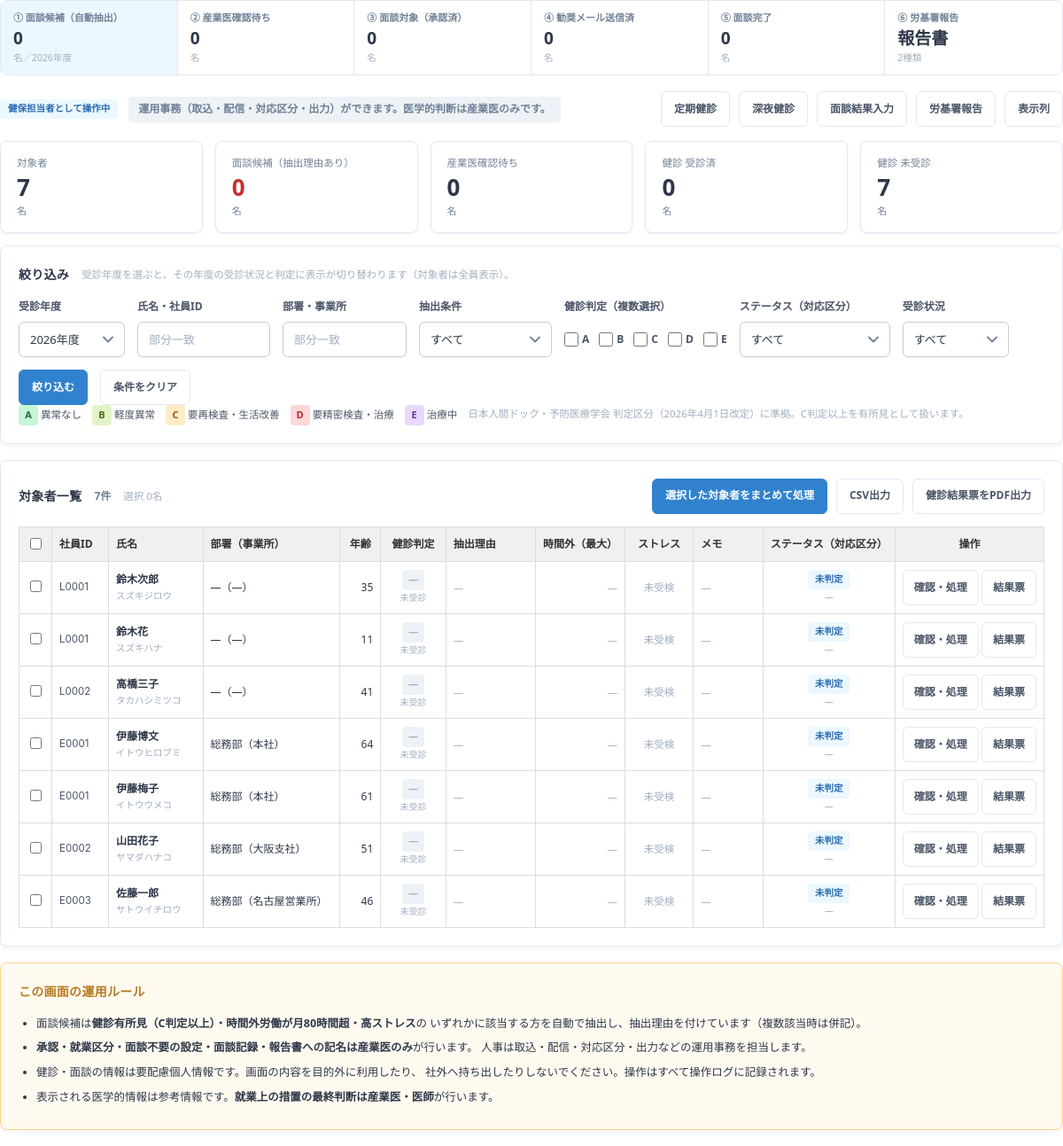
Page /oh/ (signed in) on the committed database.
### tables this page shows
CREATE TABLE member (
  id           INTEGER PRIMARY KEY AUTOINCREMENT,
  kenpo_id     INTEGER NOT NULL REFERENCES kenpo(id),
  company_id   INTEGER REFERENCES company(id),  -- あとから紐づける運用のため任意
  office_id    INTEGER REFERENCES office(id),   -- 所属コードが空の場合は未設定
  dept_id      INTEGER REFERENCES department(id),  -- 部署（事業所の下）。任意
  member_no    TEXT NOT NULL,                  -- 被保険者証番号
  cert_mark    TEXT,                            -- 被保険者証記号
  cert_branch  TEXT,                            -- 被保険者証枝番
  attr         TEXT,                            -- 被保険者属性名
  relation     TEXT,                            -- 続柄名称
  name         TEXT NOT NULL,                   -- 対象者氏名（漢字）
  kana         TEXT,                            -- 対象者氏名（カナ）
  sex          TEXT,
  birth        TEXT,
  qualified_at TEXT,                            -- 資格取得日（家族認定日）
  lost_at      TEXT,                            -- 資格喪失日（家族削除日）
  zip          TEXT,
  address      TEXT,
  address2     TEXT,                            -- 住所（建物名）
  tel          TEXT,
  email        TEXT,
  delivery_code TEXT,                           -- 配付先コード
  employee_code TEXT,                           -- 社員コード
  connect_id   TEXT,
  personal_id  TEXT,                            -- 個人ID
  subscriber_id TEXT,                           -- 加入者ID
  src_company_code TEXT,                        -- 取込時の事業所（企業）コード
  src_office_code  TEXT,                        -- 取込時の所属コード
  created_at   TEXT NOT NULL DEFAULT (datetime('now','localtime')),
  updated_at   TEXT, night_work INTEGER NOT NULL DEFAULT 0,
  -- 本人と家族は同じ被保険者証番号で枝番が異なるため、枝番まで含めて一意にする
  UNIQUE (kenpo_id, cert_mark, member_no, cert_branch)
);

### sanmen.py (the view)
@bp.route("/")
@need("oh.list")
def oh_list():
    acc = H.current_account()
    f = form_filter()
    rows = build_rows(acc, f["fy"], f)
    flow_c = flow_counts(rows)
    rows = apply_row_filter(rows, f)
    total = len(rows)
    done = sum(1 for r in rows if r["exam_date"])
    return render_template("sanmen_list.html", rows=rows, f=f, flow_c=flow_c,
                           cols=visible_cols(acc), total=total, done=done,
                           notdone=total - done, **common(f["fy"]))

### app.py (called while the page is built, shortened)
def get_db():
    if "db" not in g:
        g.db = sqlite3.connect(DB_PATH)
        g.db.row_factory = sqlite3.Row
        g.db.execute("PRAGMA foreign_keys = ON")
    return g.db

def real_account():
    aid = session.get("account_id")
    if not aid:
        return None
    if "real_acc" not in g:
        g.real_acc = get_db().execute(
            "SELECT * FROM account WHERE id=? AND status='active'", (aid,)).fetchone()
    return g.real_acc

def support_kenpo():
    kid = session.get("support_kenpo_id")
    if not kid:
        return None

def current_account():
    me = real_account()
    if not me:
        return None
    if "acc" not in g:
        kenpo = support_kenpo()
        if kenpo:
            acc = dict(me)
            acc.update(role="kenpo_user", view_scope="kenpo_all", kenpo_id=kenpo["id"],
                       company_id=None, is_primary=0, can_download=me["can_download"],
                       name=f"{me['name']}（サポート）", support=True,
                       support_kenpo=kenpo["name"])
            g.acc = acc
        else:
            g.acc = me
    return g.acc

def sub_role(acc):
    if not acc:
        return ""
    try:
        v = acc["sub_role"]
    except (KeyError, IndexError):
        return ""
    return (v or "") if v in SUB_ROLE_LABELS else ""

def is_doctor(acc=None):
    return sub_role(acc if acc is not None else current_account()) == "doctor"

def role_key(acc=None):
    acc = acc if acc is not None else current_account()
    if not acc:
        return ""
    s = sub_role(acc)
    return acc["role"] + ("/" + s if s else "")

def feature_overrides():
    if "features" not in g:
        try:
            g.features = {(r["role_key"], r["feature"]): bool(r["allowed"])
                          for r in get_db().execute(
                              "SELECT role_key, feature, allowed FROM role_feature")}
        except sqlite3.Error:
            g.features = {}
    return g.features

def feature_allowed(key, acc=None):
    acc = acc if acc is not None else current_account()
    if not acc:
        return False
    rk = role_key(acc)
    if key in FIXED_FEATURES:
        return rk == FIXED_FEATURE_ROLE
    if rk == ALL_FEATURE_ROLE:
        return True
    ov = feature_overrides().get((rk, key))
    if ov is not None:
        return ov
    return key in FEATURE_DEFAULTS.get(rk, set())

@app.before_request
def block_by_feature():
    key = ENDPOINT_FEATURES.get(request.endpoint)
    if not key:
        return None

### templates/sanmen_list.html (shortened to what this page needs)
{% extends LAYOUT %}
{% from "_sanmen_flow.html" import flow, legend, sttag, jtag, clip %}
{% block body %}
{{ flow(flow_c, fy, 'list') }}
<div class="link-bar">
  <div class="link-bar-info">
    <span class="st st-role">{{ ROLE_NAME }}として操作中</span>
    {% if CAN_MED %}
    <span class="dest-now ok">承認・就業区分・面談記録・記名ができます</span>
    {% else %}
    <span class="dest-now">運用事務（取込・配信・対応区分・出力）ができます。医学的判断は産業医のみです。</span>
    {% endif %}
  </div>
  <div class="actions">
    <a class="btn-sm" href="{{ url_for('oh.oh_kenshin', fy=fy) }}"
       style="text-decoration:none">定期健診</a>
    <a class="btn-sm" href="{{ url_for('oh.oh_kenshin', fy=fy, kind='深夜') }}"
       style="text-decoration:none">深夜健診</a>
    <a class="btn-sm" href="{{ url_for('oh.oh_interview', fy=fy) }}"
       style="text-decoration:none">面談結果入力</a>
    <a class="btn-sm" href="{{ url_for('oh.oh_report', fy=fy) }}"
       style="text-decoration:none">労基署報告</a>
    <button class="btn-sm" type="button" onclick="ohOpen('ohColModal')">表示列</button>
  </div>
</div>
<div class="rk-row">
  <div class="rk-box"><span class="rk-label">対象者</span>
    <span class="rk-value">{{ total }}</span><span class="rk-unit">名</span></div>
  <div class="rk-box"><span class="rk-label">面談候補（抽出理由あり）</span>
    <span class="rk-value risk-高">{{ flow_c.cand }}</span><span class="rk-unit">名</span></div>
  <div class="rk-box"><span class="rk-label">産業医確認待ち</span>
    <span class="rk-value">{{ flow_c.wait }}</span><span class="rk-unit">名</span></div>
  <div class="rk-box"><span class="rk-label">健診 受診済</span>
    <span class="rk-value">{{ done }}</span><span class="rk-unit">名</span></div>
  <div class="rk-box"><span class="rk-label">健診 未受診</span>
    <span class="rk-value">{{ notdone }}</span><span class="rk-unit">名</span></div>
</div>
<div class="block">
  <div class="blk-head">
    <div class="blk-head-left"><h2>絞り込み</h2>
      <span class="hint">受診年度を選ぶと、その年度の受診状況と判定に表示が切り替わります（対象者は全員表示）。</span>
    </div>
  </div>
  <form method="get" class="search-row" style="margin:0">
    <div class="search-group"><label for="fy">受診年度</label>
      <select id="fy" name="fy" style="width:120px" onchange="this.form.submit()">
        {% for y in fys %}<option value="{{ y }}" {{ 'selected' if y == fy }}>{{ y }}年度</option>{% endfor %}
      </select></div>
    <div class="search-group"><label for="name">氏名・社員ID</label>
      <input type="text" id="name" name="name" value="{{ f.name }}" style="width:150px"
             list="ohNames" placeholder="部分一致"></div>
    <div class="search-group"><label for="dept">部署・事業所</label>
      <input type="text" id="dept" name="dept" value="{{ f.dept }}" style="width:140px"
             placeholder="部分一致"></div>
    <div class="search-group"><label for="cond">抽出条件</label>
      <select id="cond" name="cond" style="width:150px">
        <option value="">すべて</option>
      </select></div>
    <div class="search-group"><label>健診判定（複数選択）</label>
      <div class="oh-chks">
        {% for j in JUDGES %}
        <label><input type="checkbox" name="judge" value="{{ j }}"
                 {{ 'checked' if j in f.judges }}> {{ j }}</label>
        {% endfor %}
      </div></div>
    {% if CAN_MED %}
    <div class="search-group"><label for="status">ステータス（面談）</label>
      <select id="status" name="status" style="width:170px">
        <option value="">すべて</option>
        {% for s in STATUSES %}<option value="{{ s }}" {{ 'selected' if f.status == s }}>{{ s }}</option>{% endfor %}
      </select></div>
    {% else %}
    <div class="search-group"><label for="hr_class">ステータス（対応区分）</label>
      <select id="hr_class" name="hr_class" style="width:170px">
        <option value="">すべて</option>
      </select></div>
    {% endif %}
    <div class="search-group"><label for="done">受診状況</label>
      <select id="done" name="done" style="width:120px">
        <option value="">すべて</option>
      </select></div>
    <button class="btn-sm primary">絞り込む</button>
    <a class="btn-sm" href="{{ url_for('oh.oh_list', fy=fy) }}"
       style="text-decoration:none">条件をクリア</a>
  </form>
  {{ legend(JUDGE_LABEL) }}
</div>
<div class="block">
  <div class="blk-head">
    <div class="blk-head-left"><h2>対象者一覧</h2>
      <span class="count">{{ rows|length }}件</span>
      <span class="hint" id="ohSelCount">選択 0名</span>
    </div>
    <div class="actions">
      <button class="btn-sm primary" type="button" onclick="ohBulk()">
        選択した対象者をまとめて処理</button>
      <button class="btn-sm" type="button" onclick="ohSubmitSel('{{ url_for('oh.oh_export_csv') }}')">
        CSV出力</button>
      <button class="btn-sm" type="button"
              onclick="ohSubmitSel('{{ url_for('oh.oh_export_pdf') }}', true)">
        健診結果票をPDF出力</button>
    </div>
  </div>
  {% if rows %}
  <div class="table-scroll">
  <table class="result-table oh-table" style="table-layout:auto">
    <thead><tr>
      <th class="oh-narrow"><input type="checkbox" onclick="ohAll(this)" title="すべて選択"></th>
      {% if 'emp' in cols %}<th class="tl" style="width:90px">社員ID</th>{% endif %}
      {% if 'name' in cols %}<th class="tl" style="width:150px">氏名</th>{% endif %}
      {% if 'dept' in cols %}<th class="tl" style="width:170px">部署（事業所）</th>{% endif %}
      {% if 'age' in cols %}<th style="width:60px">年齢</th>{% endif %}
      {% if 'judge' in cols %}<th style="width:96px">健診判定</th>{% endif %}
      {% if 'reason' in cols %}<th class="tl" style="width:200px">抽出理由</th>{% endif %}
      {% if 'overtime' in cols %}<th style="width:100px">時間外（最大）</th>{% endif %}
      {% if 'stress' in cols %}<th style="width:110px">ストレス</th>{% endif %}
      {% if 'memo' in cols %}<th class="tl" style="width:180px">メモ</th>{% endif %}
      {% if 'status' in cols %}<th style="width:150px">
        {{ 'ステータス（面談）' if CAN_MED else 'ステータス（対応区分）' }}</th>{% endif %}
      <th style="width:150px">操作</th>
    </tr></thead>
    <tbody>
    {% for r in rows %}
    <tr class="ls-row">
      <td class="oh-narrow">
        <input type="checkbox" class="oh-chk" value="{{ r.id }}" onclick="ohCount()"></td>
      {% if 'emp' in cols %}<td class="tl code">{{ r.m.employee_code or '—' }}</td>{% endif %}
      {% if 'name' in cols %}
      <td class="tl"><b>{{ r.m.name }}</b>
        <div class="hint" style="font-size:10.5px">{{ r.m.kana or '' }}</div></td>{% endif %}
      {% if 'dept' in cols %}
      <td class="tl">{{ clip((r.m.dept_name or '—') ~ '（' ~ (r.m.office_name or '—') ~ '）',
                            '部署・事業所', 165) }}</td>{% endif %}
      {% if 'age' in cols %}<td class="num">{{ r.age if r.age is not none else '—' }}</td>{% endif %}
      {% if 'judge' in cols %}
      <td>{{ jtag(r.judge, JUDGE_LABEL) }}
        {% if r.exam_date %}<div class="hint" style="font-size:10px">{{ r.exam_date }}</div>
        {% else %}<div class="hint" style="font-size:10px">未受診</div>{% endif %}</td>{% endif %}
      {% if 'reason' in cols %}
      <td class="tl">{{ clip(r.reason_text, '抽出理由（全文）', 195) }}</td>{% endif %}
      {% if 'overtime' in cols %}
      <td class="num">
        {% if r.overtime %}
        <b {% if r.overtime.hours > OT_LIMIT %}class="risk-高"{% endif %}>
          {{ '%.0f'|format(r.overtime.hours) }}</b>h
        <div class="hint" style="font-size:10px">{{ r.overtime.ym }}</div>
        {% else %}<span class="hint">—</span>{% endif %}</td>{% endif %}
      {% if 'stress' in cols %}
      <td>
        {% if r.stress %}
          {% if r.stress.high %}<span class="st st-all">高ストレス</span>
          {% else %}<span class="st st-active">該当なし</span>{% endif %}
          <div class="hint" style="font-size:10px">
            {{ r.stress.score if r.stress.score is not none else '—' }}点
            {{ '・申出あり' if r.stress.applied else '' }}</div>
        {% else %}<span class="hint">未受検</span>{% endif %}</td>{% endif %}
      {% if 'memo' in cols %}
      <td class="tl">
        {% if r.memo %}{{ clip(r.memo.body, r.memo.created_at[:16] ~ '　' ~ (r.memo.author or '') ~ '（' ~ (r.memo.role or '') ~ '）', 175) }}
        {% else %}<span class="hint">—</span>{% endif %}</td>{% endif %}
      {% if 'status' in cols %}
      <td>
        {% if CAN_MED %}{{ sttag(r.status) }}
          {% if r.work_class %}<div class="hint" style="font-size:10px">就業：{{ r.work_class }}</div>{% endif %}
        {% else %}<span class="oh-st oh-st-appr">{{ r.hr_class }}</span>
          <div class="hint" style="font-size:10px">{{ r.status }}</div>{% endif %}
      </td>{% endif %}
      <td>
        <button class="btn-sm" type="button" onclick="ohRow(this)"
                data-id="{{ r.id }}" data-name="{{ r.m.name }}"
                data-work="{{ r.work_class or '' }}" data-hr="{{ r.hr_class or '未判定' }}"
                data-status="{{ r.status }}" data-reason="{{ r.reason_text }}"
                data-judge="{{ r.judge or '' }}">確認・処理</button>
        <button class="btn-sm" type="button" onclick="ohPreview({{ r.id }})">結果票</button>
      </td>
    </tr>
    {% endfor %}
    </tbody>
  </table>
  </div>
  {% else %}
  <div class="empty-box">条件に一致する対象者がいません。加入者マスタと取込データをご確認ください。</div>
  {% endif %}
</div>
<div class="block note-card">
  <h2>この画面の運用ルール</h2>
  <ul class="note-list">
    <li>面談候補は<b>健診有所見（C判定以上）・時間外労働が月{{ OT_LIMIT }}時間超・高ストレス</b>の
      いずれかに該当する方を自動で抽出し、抽出理由を付けています（複数該当時は併記）。</li>
    <li><b>承認・就業区分・面談不要の設定・面談記録・報告書への記名は産業医のみ</b>が行います。
      人事は取込・配信・対応区分・出力などの運用事務を担当します。</li>
    <li>健診・面談の情報は要配慮個人情報です。画面の内容を目的外に利用したり、
      社外へ持ち出したりしないでください。操作はすべて操作ログに記録されます。</li>
    <li>表示される医学的情報は参考情報です。<b>就業上の措置の最終判断は産業医・医師</b>が行います。</li>
  </ul>
</div>
{% endblock %}

### templates/frag_base.html (style rules this page uses)
body { margin:0;background:transparent }

### rows in the picture
member: m "L0001", m.name "鈴木次郎", m "スズキジロウ"
member: m "L0001", m.name "鈴木花", m "スズキハナ"
member: m "L0002", m.name "高橋三子", m "タカハシミツコ"
member: m "E0001", m.name "伊藤博文", m "イトウヒロブミ"
member: m "E0001", m.name "伊藤梅子", m "イトウウメコ"
member: m "E0002", m.name "山田花子", m "ヤマダハナコ"
member: m "E0003", m.name "佐藤一郎", m "サトウイチロウ"

### other values in the picture
{{ c.cand }} "0"
{{ fy }} "2026"
{{ c.wait }} "0"
{{ c.approved }} "0"
{{ c.mailed }} "0"
{{ c.done }} "0"
{{ ROLE_NAME }} "健保担当者"
{{ total }} "7"
{{ flow_c.cand }} "0"
{{ flow_c.wait }} "0"
{{ done }} "0"
{{ notdone }} "7"
{{ j }} "A" "B" "C" "D" "E"
{{ lab }} "異常なし" "軽度異常" "要再検査・生活改善" "要精密検査・治療" "治療中"
{{ rows|length }} "7"
